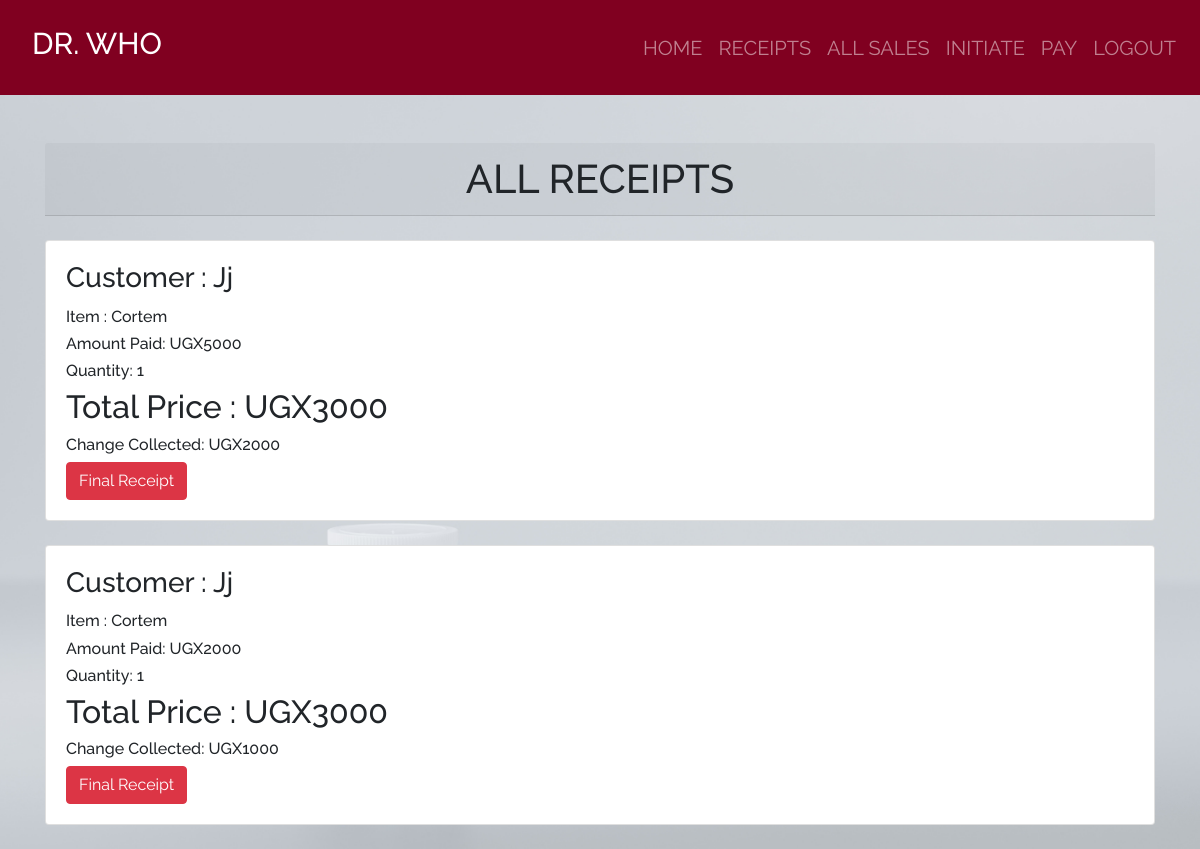
The app's page /receipt/ (signed in) with its own data.
### dawa/models.py (models this page shows, shortened)
class Sale(models.Model):
    item = models.ForeignKey(Product, on_delete = models.CASCADE, null=True, blank=True)
    quantity = models.IntegerField(default=0, null=True, blank=True)
    amountReceived = models.IntegerField(default=0, null=True, blank=True)
    unitPrice = models.IntegerField(default=0, null=True, blank=True)
    issuedTo = models.CharField(max_length=50, null=True, blank=True)
    date = models.DateTimeField(auto_now_add=True)
    def getTotal(self):
        total = self.quantity * self.item.unitPrice
        return int(total)
    def getChange(self):
        change = self.getTotal() - self.amountReceived
        return abs(int(change))

class Product(models.Model):
    categoryName = models.ForeignKey(Category, on_delete=models.CASCADE, null=True, blank=True)
    itemName = models.CharField(max_length=50, null=True, blank=True)
    totalQuantity = models.IntegerField(default=0, null=True, blank=True)
    issuedQuantity = models.IntegerField(default=0, null=True, blank=True)
    receivedQuantity = models.IntegerField(default=0, null=True, blank=True)
    unitPrice = models.IntegerField(default=0, null=True, blank=True)
    manufacturer = models.CharField(max_length=50, null=True, blank=True)
    brand = models.CharField(max_length=50, null=True, blank=True)
    def __str__(self):
        return self.itemName

### dawa/views.py (the view)
# urls.py: path('receipt/', views.receipt, name ='receipt'),
@login_required
def receipt(request):
    sales = Sale.objects.all().order_by('-id')
    return render(request, 'products/receipt.html', {'sales':sales})

### templates/products/receipt.html
{% extends 'products/base.html'%} {% block content%}
<br /><br>
<div class="container">
  <h1 class="card-header text-center">ALL RECEIPTS</h1><br>
  {% for sale in sales %}
  <div class="card">
    <div class="card-body">
      <h3 class="card-title">Customer : {{sale.issuedTo | title}}</h3>
      <h6 class="card-text">Item : {{sale.item}}</h6>
      <h6 class="card-text">Amount Paid:  UGX{{ sale.amountReceived }}</h6>
      <h6 class="card-text">Quantity: {{sale.quantity }}</h6>
      <h2>Total Price :  UGX{{ sale.getTotal }}</h2>
      <div style="flex: 1">
        <h6 class="card-text">Change Collected:  UGX{{ sale.getChange }}</h6>
        <a href="{% url 'receipt_detail' sale.id %}">
          <input
            type="submit"
            value="Final Receipt"
            class="btn btn-danger"
            type="button"
          />
        </a>
      </div>
    </div>
  </div>
  <br />
  {% endfor %}
</div>
{% endblock %}

### dawa/static/css/main.css (style rules this page uses)
html,body { position: relative; overflow-x: hidden; background: url('/static/images/img6.jpg'); width: 100% !important; height: 100vh; display: table; position: relative; background-position: center; background-attachment: scroll; -o-background-size: cover; -moz-background-size: cover; -webkit-background-size: cover; background-size: cover; background-repeat: no-repeat; }
body { background-color: hsl(0, 0%, 98%); font-family: 'raleway'; }

### records on screen
Sale: issuedTo "Jj", item "Cortem", amountReceived "5000", quantity "1", getTotal "3000", getChange "2000"
Sale: issuedTo "Jj", item "Cortem", amountReceived "2000", quantity "1", getTotal "3000", getChange "1000"
